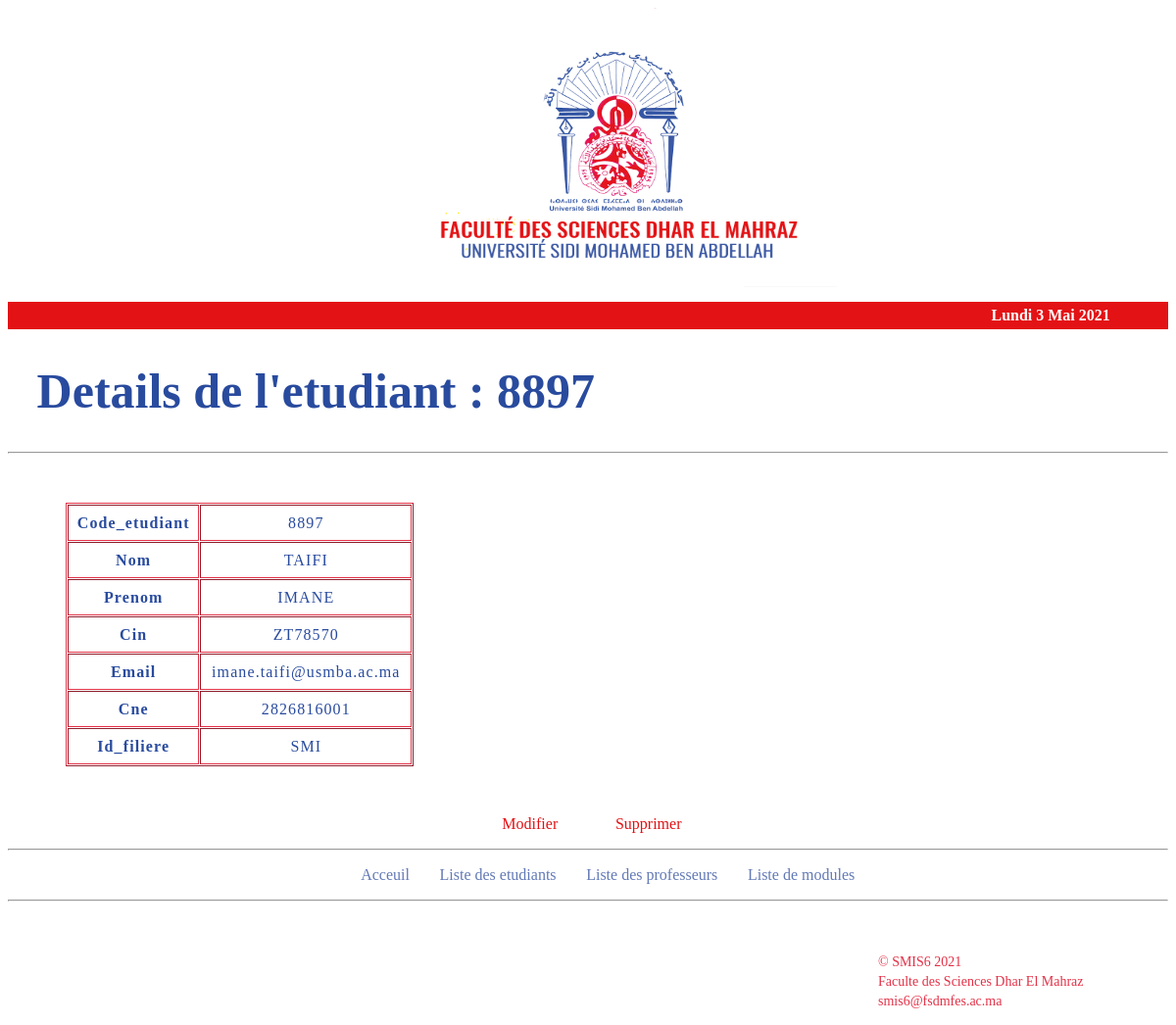
The app's page /website/html/student_details.php?codeE=8897 with its own data.
### tables this page shows
CREATE TABLE `etudiants` (
  `code_etudiant` int(6) NOT NULL,
  `nom` varchar(100) NOT NULL,
  `prenom` varchar(100) NOT NULL,
  `cin` varchar(10) NOT NULL,
  `email` varchar(100) NOT NULL,
  `cne` varchar(14) NOT NULL,
  `id_filiere` varchar(4) NOT NULL
);

### website/html/templates/data.php (called while the page is built, shortened)
<?php
require('config.php');
$sql = 'SELECT * FROM etudiants;';
$result = mysqli_query($conn,$sql);
$etudiants = [];
while($etudiant = mysqli_fetch_assoc($result)){
	$etudiants[] = $etudiant;
}
function getStudentByCode($code){
	global $etudiants;
	foreach ($etudiants as $etudiant) {
			if ($code == $etudiant['code_etudiant']) {
				return $etudiant;
			}
		}
}
?>

### website/html/student_details.php (the view, shortened to what this page needs)
<?php
if (isset($_GET['codeE'])) {
	$code = $_GET['codeE'];
}
require('templates/data.php');
$etudiant = getStudentByCode($code);
?>
<!DOCTYPE html>
<html>
<head>
	<link rel="stylesheet" type="text/css" href="../css/style.css">
</head>
<body>
<header id="mainHeader">
	<?php
		include("templates/header.php");
	 ?>
	<div id="main">
		<h1>Details de l'etudiant : <?=$code?> </h1>
	</div>
	<hr>
	<div>
	    <table border="table" cellspacing="1px" cellpadding="5px">
	    	<?php foreach ($etudiant as $key => $value) {
	    		$Key = ucfirst($key);
	    		echo "
	    			<tr>
		    			<td class = 'keys'> <strong> $Key </strong></td>
		    			<td> $value </td>
	    			</tr>
	    			 ";
	    	}
	    	?>
	    </table>
	    <div>
		    <ul>
		    	<li><a  style="color: #E31215; padding-left:18%"
		    			href="modify_student.php?codeE=<?=$code?>">Modifier</a></li>
		    	<li><a  style="color: #E31215;padding-left:4%"
		    			href="delete_student.php?codeE=<?=$code?>">Supprimer</a></li>
		    </ul>
	    </div>
	</div>
	<hr>
</header>
<?php
	include('templates/nav.php');
?>
<hr>
<?php
	include('templates/footer.php');
 ?>
</body>
</html>

### website/css/style.css (style rules this page uses)
body { background-color: #ffffff; }
h1 { color: #294B9E; text-shadow: currentColor; font-size: 50px; padding-left: 2.5%; }
li a { text-decoration: none; color: #6279B6; padding: 5px; }
ul { padding-left: 30%; }
li { display: inline; padding-right:2% }
table { margin-top: 50px; margin-bottom: 50px; margin-left:5%; margin-right:5%; text-align: center; letter-spacing: 1.1px; word-spacing: 1.6px; line-height: 25px; width: 30%; padding: 0; border-color:#E33147; }
td { color: #294B9E; }

### records on screen
etudiants: code_etudiant "8897", nom "TAIFI", prenom "IMANE", cin "ZT78570", email "imane.taifi@usmba.ac.ma", cne "2826816001", id_filiere "SMI"

### other values on screen
$ln["jour"][$jour_de_la_semaine] "Lundi"
$jour_du_mois "3"
$ln["mois"][$mois] "Mai"
$annee "2021"
$code "8897"
$Key "Code_etudiant"
$Key "Nom"
$Key "Prenom"
$Key "Cin"
$Key "Email"
$Key "Cne"
$Key "Id_filiere"
